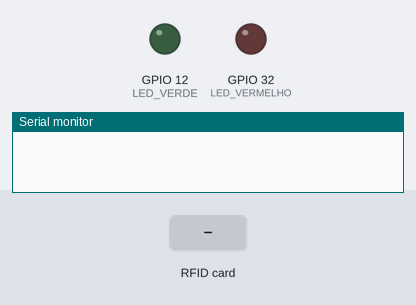
Bench run of a sketch on a simulated ESP32. Shown: output pins drawn as LEDs (lit = HIGH), the last lines printed to the serial monitor. The inputs (shaded band) are chosen by the test bench.

Above: at 1.2 s.
1.3 s: RFID card 5E 7A 19 C4 held to the reader
At 2.5 s:
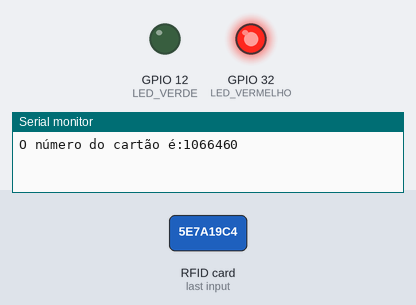
Timing chart, 0 to 4.3 s (numbered marks = the images above; inputs shaded):
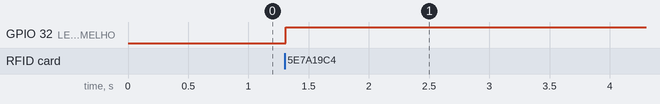

Measured:
- after the input at 1.3 s, GPIO 32 (LED_VERMELHO): LOW → HIGH at once

The sketch:

funduino03.ino
```cpp
#include <SPI.h>
#include <MFRC522.h>
#define SS_PIN 21
#define RST_PIN 22

#define LED_VERMELHO 32
#define LED_VERDE 12

MFRC522 mfrc522(SS_PIN, RST_PIN);

void setup(){
  Serial.begin(9600);
  SPI.begin();
  mfrc522.PCD_Init();

  pinMode(LED_VERMELHO, OUTPUT);
  pinMode(LED_VERDE, OUTPUT);
}

void loop() {

  if (!mfrc522.PICC_IsNewCardPresent()) {
    return;
  }

  if (!mfrc522.PICC_ReadCardSerial()){
    return;
  }

  long code=0;

  for (byte i = 0; i < mfrc522.uid.size; i++){
    code=((code+mfrc522.uid.uidByte[i])*10); // Nun werden wie auch vorher die vier Blöcke ausgelesen und in jedem Durchlauf wird der Code mit dem Faktor 10 „gestreckt“. (Eigentlich müsste man hier den Wert 1000 verwenden, jedoch würde die Zahl dann zu groß werden.
  }

  Serial.print("O número do cartão é:"); // Zum Schluss wird der Zahlencode (Man kann ihn nicht mehr als UID bezeichnen) ausgegeben.
  Serial.println(code);

  // 273390, 1922640
  if (code==273390 || code==1922640) {
    digitalWrite(LED_VERDE, HIGH);
    digitalWrite(LED_VERMELHO, LOW);
  } else {
    digitalWrite(LED_VERDE, LOW);
    digitalWrite(LED_VERMELHO, HIGH);
  }

}
```
